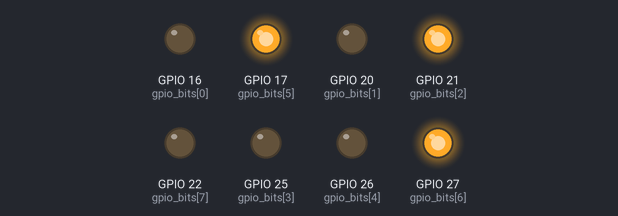
The program below on a simulated Raspberry Pi (BCM pin numbers). Parts: output pins drawn as LEDs (lit = HIGH). The clock reads 2024-03-15 10:24:30 at power-on unless the program sets it.

Above: at 0.1 s.
At 20.1 s:
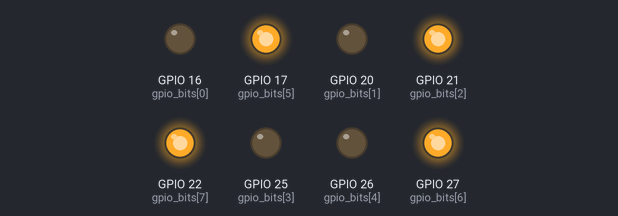
At 39.6 s:
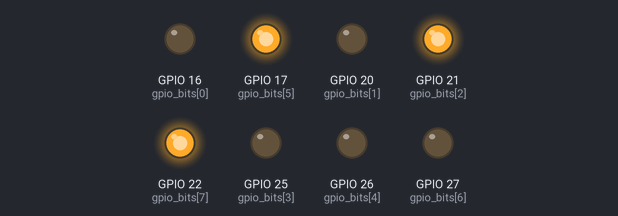
Timing chart, 0 to 40.0 s (numbered marks = the images above):
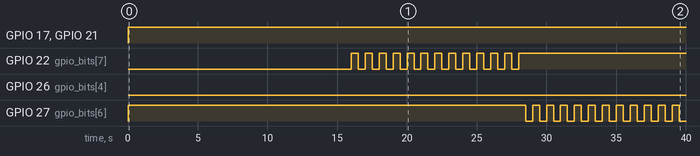

Measured:
- by itself, GPIO 17 (gpio_bits[5]), GPIO 21 (gpio_bits[2]): LOW → HIGH at 0.00 s
- by itself, GPIO 22 (gpio_bits[7]): LOW → HIGH at 16.0 s, → LOW 0.50 s later, → HIGH 0.50 s later, → LOW 0.50 s later, … (25 changes in this stretch)
- by itself, GPIO 27 (gpio_bits[6]): repeats every 1.0 s: LOW 0.50 s, HIGH 0.50 s

The program:

R2R-sin.py
```python
import R2R_dac as r2r
import signal_generator as sg
import time

amplitude = 1
signal_frequency = 1
sampling_frequency = 2
gpio_bits = [16, 20, 21, 25, 26, 17, 27, 22]

try:
    dac = r2r.R2R_DAC(gpio_bits, 3.3, False)

    start_time = time.time()

    while True:
        current_time = time.time() - start_time

        sin_value = sg.get_sin_wave_amplitude(
            signal_frequency,
            current_time
        )

        voltage = amplitude * sin_value

        dac.set_voltage(voltage)

        sg.wait_for_sampling_period(sampling_frequency)
except KeyboardInterrupt:
    print("\nПограмма завершилась")
finally:
    dac.deinit()
```

R2R_dac.py
```python
import RPi.GPIO as GPIO


class R2R_DAC:
    def __init__(self, gpio_bits, dynamic_range, verbose=False):
        self.gpio_bits = gpio_bits
        self.dynamic_range = dynamic_range
        self.verbose = verbose
        GPIO.setmode(GPIO.BCM)
        GPIO.setup(self.gpio_bits, GPIO.OUT, initial=0)

    def deinit(self):
        GPIO.output(self.gpio_bits, 0)
        GPIO.cleanup()

    def set_number(self, number):
        bits = [int(element) for element in bin(number)[2:].zfill(8)]
        GPIO.output(self.gpio_bits, bits)
        if self.verbose:
            print(f"Число на вход ЦАП: {number}, биты: {bits}")

    def set_voltage(self, voltage):
        if not (0.0 <= voltage <= self.dynamic_range):
            print(f"Напряжение выходит за динамический диапазон ЦАП (0.00 - {self.dynamic_range:.2f} В)")
            print("Устанавливаем 0.0 В")
            self.set_number(0)
            return

        number = int(voltage / self.dynamic_range * 255)
        self.set_number(number)

        if self.verbose:
            print(f"Напряжение: {voltage:.3f} В, ожидаемое на выходе: {number / 255 * self.dynamic_range:.3f} В")

if __name__ == "__main__":
    dac = None
    try:
        dac = R2R_DAC([16, 20, 21, 25, 26, 17, 27, 22], 3.16, True)

        while True:
            try:
                voltage = float(input("Введите напряжение в Вольтах: "))
                dac.set_voltage(voltage)

            except ValueError:
                print("Вы ввели не число. Попробуйте ещё раз\n")

    finally:
        if dac is not None:
            dac.deinit()
```

signal_generator.py
```python
import numpy as np
import time


def get_sin_wave_amplitude(freq, time_value):
    value = np.sin(2 * np.pi * freq * time_value)
    value = value + 1
    value = value / 2
    return value

def wait_for_sampling_period(sampling_frequency):
    period = 1 / sampling_frequency
    time.sleep(period)
```
